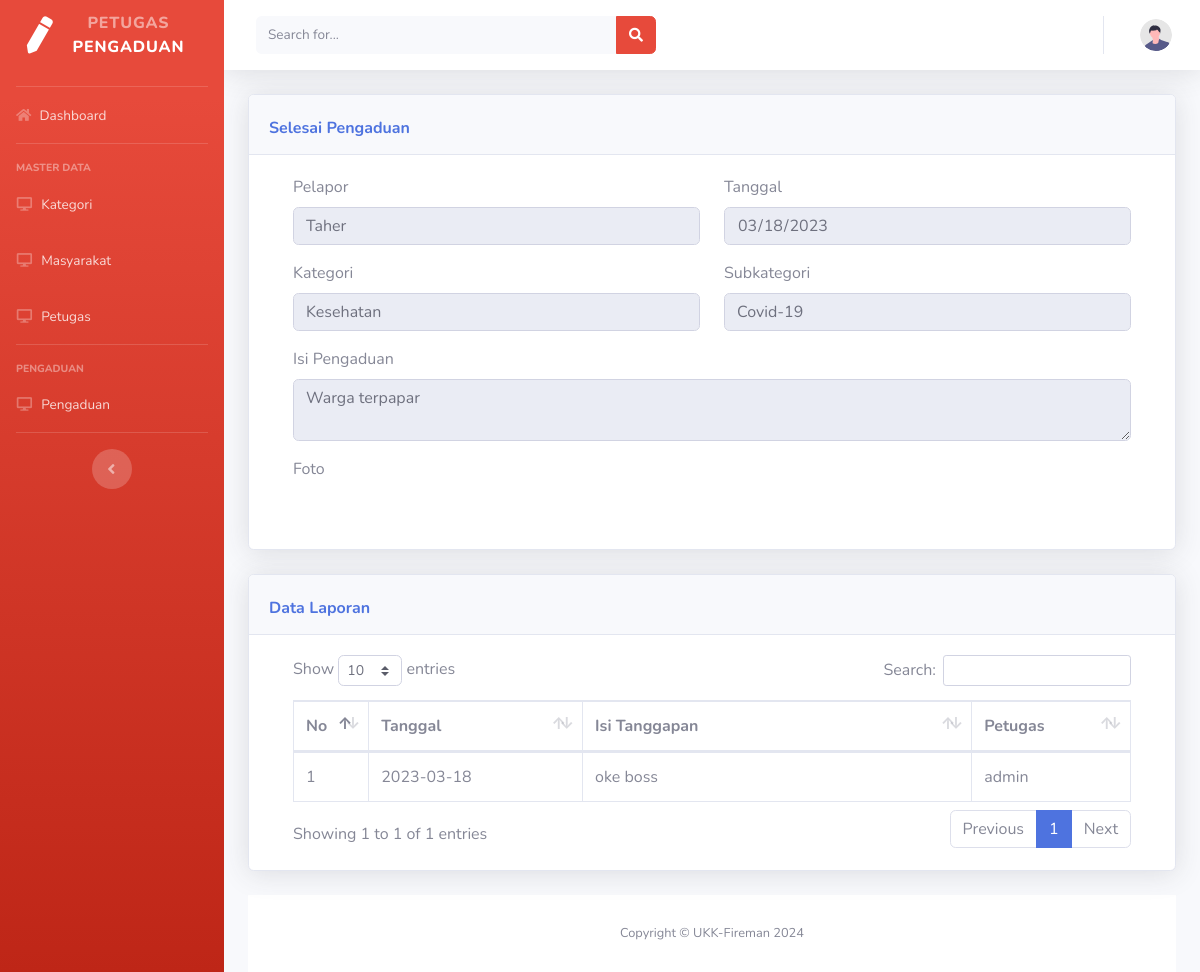
Screenshot of /C_firman_dashboard/selesai_petugas/26 with the database file from the repository.
### tables this page shows
CREATE TABLE `pengaduan` (
  `id_pengaduan` int(11) NOT NULL,
  `tgl_pengaduan` date NOT NULL,
  `id_subkategori` int(11) NOT NULL,
  `id_kategori` int(11) NOT NULL,
  `nik` varchar(16) NOT NULL,
  `isi_laporan` text NOT NULL,
  `foto` varchar(255) NOT NULL,
  `status` enum('0','proses','selesai') NOT NULL
);

CREATE TABLE `masyarakat` (
  `id` int(11) NOT NULL,
  `nik` varchar(16) NOT NULL,
  `nama_lengkap` varchar(35) NOT NULL,
  `username` varchar(25) NOT NULL,
  `password` varchar(128) NOT NULL,
  `telepon` varchar(13) NOT NULL,
  `is_active` enum('active','not_active') NOT NULL
);

CREATE TABLE `kategori` (
  `id_kategori` int(11) NOT NULL,
  `kategori` varchar(50) NOT NULL
);

CREATE TABLE `subkategori` (
  `id_subkategori` int(11) NOT NULL,
  `id_kategori` int(11) NOT NULL,
  `subkategori` varchar(225) NOT NULL
);

CREATE TABLE `tanggapan` (
  `id_tanggapan` int(11) NOT NULL,
  `id_pengaduan` int(11) NOT NULL,
  `tgl_tanggapan` date NOT NULL,
  `tanggapan` text NOT NULL,
  `id_petugas` int(11) NOT NULL
);

CREATE TABLE `petugas` (
  `id_petugas` int(11) NOT NULL,
  `nama_petugas` varchar(35) NOT NULL,
  `username` varchar(25) NOT NULL,
  `password` varchar(128) NOT NULL,
  `telpon` varchar(13) NOT NULL,
  `level` enum('admin','petugas') NOT NULL
);

### application/controllers/C_firman_dashboard.php (called while the page is built, shortened)
<?php
class C_firman_dashboard extends CI_Controller
{
    public function selesai_petugas($id)
    {
        $this->load->model('M_firman_Admin');
        $data['masyarakat'] = $this->db->get_where('masyarakat', ['username' => $this->session->userdata('username')])->row_array();
        $data['petugas'] = $this->db->get_where('petugas', ['username' => $this->session->userdata('username')])->row_array();
        $data['p'] = $this->M_firman_Admin->proses($id);
        $data['prosestanggapan'] = $this->M_firman_Admin->prosesTanggapan($id);
        $data['title'] = 'Laporan Selesai';
        $this->load->view('template_petugas/header', $data);
        $this->load->view('template_petugas/sidebar', $data);
        $this->load->view('template_petugas/topbar', $data);
        $this->load->view('petugas/v_firman_selesai', $data);
        $this->load->view('template_petugas/footer', $data);
    }
}

### index.php (called while the page is built, shortened)
<?php
require_once BASEPATH.'core/CodeIgniter.php';

### application/models/M_firman_Admin.php (called while the page is built, shortened)
<?php
class M_firman_Admin extends CI_Model
{
    function proses($id)
    {
        $this->db->select('*');
        $this->db->from('pengaduan');
        $this->db->join('masyarakat', 'masyarakat.nik=pengaduan.nik');
        $this->db->join('subkategori', 'subkategori.id_subkategori=pengaduan.id_subkategori');
        $this->db->join('kategori', 'kategori.id_kategori=subkategori.id_kategori');
        $this->db->where('id_pengaduan', $id);
        return $this->db->get()->row_array();
    }
    function prosesTanggapan($id)
    {
        $this->db->select('*');
        $this->db->from('tanggapan');
        $this->db->join('petugas', 'petugas.id_petugas=tanggapan.id_petugas');
        $this->db->where('id_pengaduan', $id);
        return $this->db->get()->result_array();
    }
}

### application/views/petugas/v_firman_selesai.php (the view, shortened to what this page needs)
<div class="container-fluid">
    <div class="card shadow mb-4">
        <div class="card-header py-3">
            <div class="d-flex aling-item-center">
                <h6 class="m-0 font-weight-bold text-primary mt-2">Selesai Pengaduan</h6>
            </div>
        </div>
        <div class="card-body">
            <div class="container">
                <form method="post" action="<?= base_url('C_firman_Update/upload_tanggapan/') . $p['id_pengaduan'] ?>">
                    <fieldset disabled>
                        <div class="row">
                            <div class="mb-3 col-md-6">
                                <label for="exampleInputEmail1">Pelapor</label>
                                <input type="text" class="form-control" id="pelapor" value="<?= $p['nama_lengkap'] ?>">
                            </div>
                            <div class="mb-3 col-md-6">
                                <label for="exampleInputPassword1">Tanggal</label>
                                <input type="date" class="form-control" id="tgl_pengaduan" value="<?= $p['tgl_pengaduan'] ?>">
                            </div>
                            <div class="mb-3 col-md-6">
                                <label for="exampleInputEmail1">Kategori</label>
                                <input type="text" class="form-control" id="kategori" value="<?= $p['kategori'] ?>">
                            </div>
                            <div class="mb-3 col-md-6">
                                <label for="exampleInputEmail1">Subkategori</label>
                                <input type="text" class="form-control" id="sub_kategori" value="<?= $p['subkategori'] ?>">
                            </div>
                        </div>
                        <div class="mb-3">
                            <label for="exampleInputEmail1">Isi Pengaduan</label>
                            <textarea type="text" class="form-control" id="isi_laporan" value=""><?= $p['isi_laporan'] ?></textarea>
                        </div>
                    </fieldset>
                    <div class="mb-3">
                        <label for="exampleInputEmail1" class="form-label">Foto</label>
                        <div>
                        </div>
                    </div>
                </form>
            </div>
        </div>
    </div>
    <div class="card shadow mb-4">
        <div class="card-header py-3">
            <div class="d-flex aling-item-center">
                <h6 class="m-0 font-weight-bold text-primary mt-2">Data Laporan</h6>
            </div>
        </div>
        <div class="card-body">
            <div class="container">
                <table class="table table-bordered" id="dataTable" width="100%" cellspacing="0">
                    <thead>
                        <tr>
                            <th width='1%'>No</th>
                            <th width='10%'>Tanggal</th>
                            <th width='20%'>Isi Tanggapan</th>
                            <th width='5%'>Petugas</th>
                        </tr>
                    </thead>
                    <tbody>
                        <?php
                        $count = 0;
                        foreach ($prosestanggapan as $pt) :
                            $count = $count + 1;
                        ?>
                            <tr>
                                <td><?= $count ?></td>
                                <td><?= $pt['tgl_tanggapan'] ?></td>
                                <td><?= $pt['tanggapan'] ?></td>
                                <td><?= $pt['nama_petugas'] ?></td>
                            </tr>
                        <?php endforeach ?>
                    </tbody>
                </table>
            </div>
        </div>
    </div>
    <footer class="sticky-footer bg-white">
        <div class="container my-auto">
            <div class="copyright text-center my-auto">
                <span>Copyright &copy; UKK-Fireman 2024</span>
            </div>
        </div>
    </footer>
</div>
</div>

### rows the page displays
pengaduan: nama_lengkap "Taher", tgl_pengaduan "03/18/2023", id_kategori.kategori "Kesehatan", id_subkategori.subkategori "Covid-19", isi_laporan "Warga terpapar"
tanggapan: tgl_tanggapan "2023-03-18", tanggapan "oke boss", id_petugas.nama_petugas "admin"
